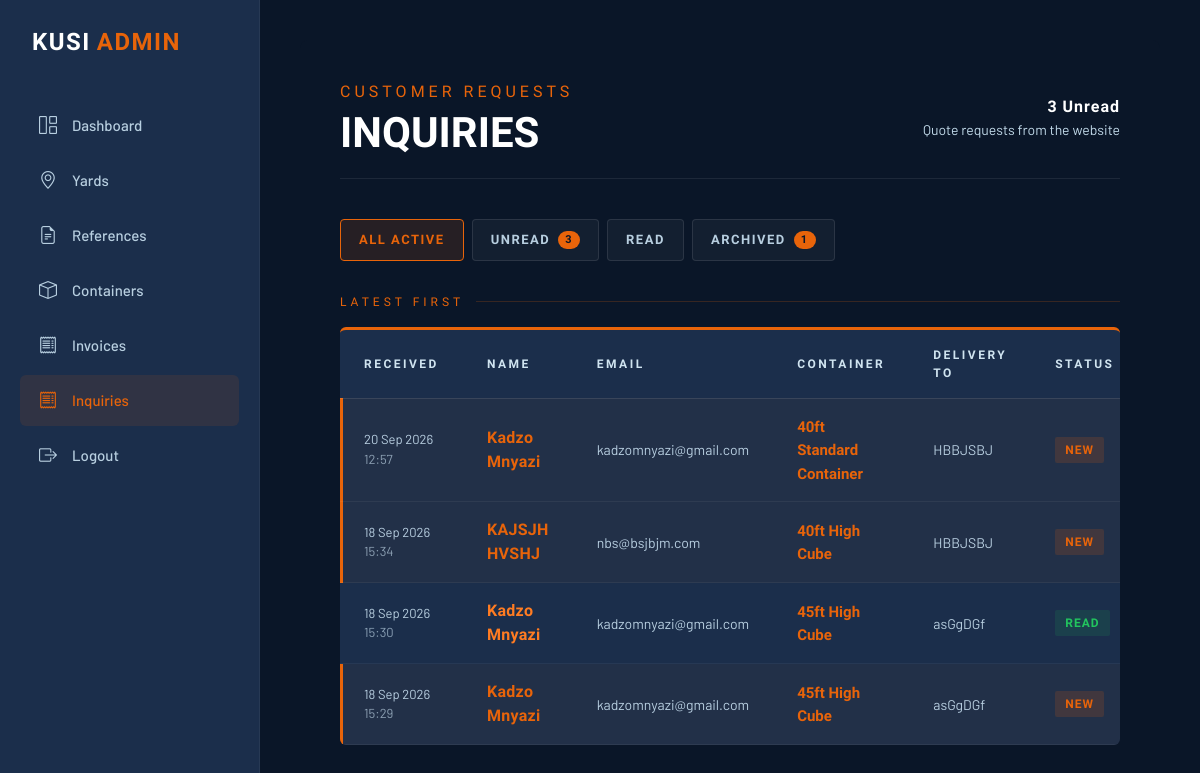
Page /inquiries/ (signed in) on the committed database.
### yard/models.py (models this page shows, shortened)
class Inquiry(models.Model):
    class Status(models.TextChoices):
        NEW = 'new', 'New'
        READ = 'read', 'Read'
        ARCHIVED = 'archived', 'Archived'
    CONTAINER_CHOICES = [
        ('20ft Standard Container', '20ft Standard Container'),
        ('40ft Standard Container', '40ft Standard Container'),
        ('40ft High Cube', '40ft High Cube'),
        ('45ft High Cube', '45ft High Cube'),
        ('Not sure - need advice', 'Not sure - need advice'),
    ]
    full_name = models.CharField(max_length=150)
    email = models.EmailField()
    container_type = models.CharField(
        max_length=100,
        choices=CONTAINER_CHOICES,
        blank=True,
    )
    delivery_location = models.CharField(
        max_length=200,
        help_text="Delivery zip or port",
    )
    notes = models.TextField(blank=True)
    status = models.CharField(
        max_length=20,
        choices=Status.choices,
        default=Status.NEW,
    )
    created_at = models.DateTimeField(auto_now_add=True)
    read_at = models.DateTimeField(null=True, blank=True)
    class Meta:
        ordering = ['-created_at']          # newest first, everywhere
        verbose_name_plural = 'Inquiries'
    @property
    def is_unread(self):
        return self.status == self.Status.NEW

### yard/views.py (the view)
# urls.py: path('inquiries/', views.inquiry_list, name='inquiry_list'),
@login_required
def inquiry_list(request):
    status = request.GET.get('status', 'active')
    inquiries = Inquiry.objects.all()
    if status == 'archived':
        inquiries = inquiries.filter(status=Inquiry.Status.ARCHIVED)
    elif status in (Inquiry.Status.NEW, Inquiry.Status.READ):
        inquiries = inquiries.filter(status=status)
    else:
        status = 'active'
        inquiries = inquiries.exclude(status=Inquiry.Status.ARCHIVED)
    context = {
        'inquiries': inquiries,
        'active_filter': status,
        'unread_count': Inquiry.objects.filter(status=Inquiry.Status.NEW).count(),
        'archived_count': Inquiry.objects.filter(status=Inquiry.Status.ARCHIVED).count(),
    }
    return render(request, 'inquiries/inquiry_list.html', context)

### yard/context_processors.py (called while the page is built)
def unread_inquiries(request):
    if not request.user.is_authenticated:
        return {}
    return {
        'unread_inquiry_count': Inquiry.objects.filter(
            status=Inquiry.Status.NEW
        ).count()
    }

### templates/inquiries/inquiry_list.html (shortened to what this page needs)
{% extends 'base.html' %}
{% block content %}
<div class="kusi-wrapper">
    <div class="kusi-dashboard">
        <div class="page-header">
            <div>
                <div class="page-tag">Customer Requests</div>
                <h1 class="page-title">Inquiries</h1>
            </div>
            <div class="page-desc">
                <strong>{{ unread_count }} Unread</strong>
                Quote requests from the website
            </div>
        </div>
        <div class="inquiry-filters">
            <a href="{% url 'inquiry_list' %}"
               class="filter-tab {% if active_filter == 'active' %}active{% endif %}">
                All Active
            </a>
            <a href="{% url 'inquiry_list' %}?status=new"
               class="filter-tab {% if active_filter == 'new' %}active{% endif %}">
                Unread
                {% if unread_count %}<span class="filter-count">{{ unread_count }}</span>{% endif %}
            </a>
            <a href="{% url 'inquiry_list' %}?status=read"
               class="filter-tab {% if active_filter == 'read' %}active{% endif %}">
                Read
            </a>
            <a href="{% url 'inquiry_list' %}?status=archived"
               class="filter-tab {% if active_filter == 'archived' %}active{% endif %}">
                Archived
                {% if archived_count %}<span class="filter-count">{{ archived_count }}</span>{% endif %}
            </a>
        </div>
        <div class="section-label">
            {% if active_filter == 'archived' %}Archived Inquiries{% else %}Latest First{% endif %}
        </div>
        <div class="kusi-card">
            <div class="table-responsive">
                <table>
                    <thead>
                        <tr>
                            <th>Received</th>
                            <th>Name</th>
                            <th>Email</th>
                            <th>Container</th>
                            <th>Delivery To</th>
                            <th>Status</th>
                        </tr>
                    </thead>
                    <tbody>
                        {% for inquiry in inquiries %}
                        <tr class="{% if inquiry.is_unread %}row-unread{% endif %}">
                            <td style="color:var(--gray); font-size:13px;">
                                {{ inquiry.created_at|date:"d M Y" }}<br>
                                <span style="opacity:0.7">{{ inquiry.created_at|time:"H:i" }}</span>
                            </td>
                            <td>
                                <a href="{% url 'inquiry_detail' inquiry.pk %}" class="container-link">
                                    {{ inquiry.full_name }}
                                </a>
                            </td>
                            <td style="color:var(--gray); font-size:14px;">
                                {{ inquiry.email }}
                            </td>
                            <td>
                                <span class="size-tag">{{ inquiry.container_type|default:"-" }}</span>
                            </td>
                            <td style="color:var(--gray); font-size:14px;">
                                {{ inquiry.delivery_location|default:"-" }}
                            </td>
                            <td>
                                <span class="status-dot
                                    {% if inquiry.status == 'new' %}new
                                    {% elif inquiry.status == 'read' %}available
                                    {% else %}archived{% endif %}">
                                    {{ inquiry.get_status_display }}
                                </span>
                            </td>
                        </tr>
                        {% endfor %}
                    </tbody>
                </table>
            </div>
        </div>
    </div>
</div>
{% endblock %}

### static/css/admin.css (style rules this page uses)
:root { --navy: #0a1628; --steel: #1b2e4b; --orange: #e8640a; --orange-light: #ff7c22; --white: #ffffff; --gray: #b8cfe0; --success: #22c55e; --warning: #f59e0b; --danger: #ef4444; --blue: #3b82f6; }
body { font-family: 'Barlow', sans-serif; background-color: var(--navy); color: var(--white); overflow-x: hidden; min-height: 100vh; }
.kusi-wrapper * { box-sizing: border-box; }
.kusi-card { background: var(--steel); border-top: 3px solid var(--orange); border-radius: 6px; overflow: hidden; margin-bottom: 32px; }
.kusi-dashboard table { width: 100%; border-collapse: collapse; }
.kusi-dashboard thead th { font-family: 'Barlow Condensed', sans-serif; font-size: 12px; letter-spacing: 2.5px; text-transform: uppercase; color: #d0e4f0; padding: 16px 24px; text-align: left; font-weight: 700; border-bottom: 1px solid rgba(255,255,255,0.1); }
.kusi-dashboard tbody tr { border-bottom: 1px solid rgba(255,255,255,0.05); transition: background 0.15s; }
.kusi-dashboard td { padding: 16px 24px; font-size: 15px; vertical-align: middle; color: #eaf2f8; }
.yard-link, .ref-link, .container-link { color: var(--orange-light); text-decoration: none; font-family: 'Barlow Condensed', sans-serif; font-weight: 700; letter-spacing: 0.3px; }
.container-link { font-size: 16px; }
.size-tag { color: var(--orange); font-family: 'Barlow Condensed', sans-serif; font-weight: 700; }
.status-dot { display: inline-flex; align-items: center; gap: 6px; font-family: 'Barlow Condensed', sans-serif; font-size: 12px; font-weight: 700; letter-spacing: 1px; text-transform: uppercase; padding: 4px 10px; border-radius: 2px; }
.status-dot.available { background: rgba(34,197,94,0.12); color: var(--success); }
.section-label { font-family: 'Barlow Condensed', sans-serif; font-size: 12px; letter-spacing: 4px; text-transform: uppercase; color: var(--orange); display: flex; align-items: center; gap: 12px; margin-bottom: 16px; }
.section-label::after { content: ''; flex: 1; height: 1px; background: rgba(232,100,10,0.2); }
.kusi-wrapper { display: flex; gap: 20px; min-height: calc(100vh - 40px); align-items: stretch; }
.kusi-dashboard { flex: 1; font-family: 'Barlow', sans-serif; background: var(--navy); color: var(--white); padding: 40px; border-radius: 8px; overflow: hidden; }
.kusi-dashboard .page-header { display: flex; justify-content: space-between; align-items: flex-end; margin-bottom: 40px; padding-bottom: 24px; border-bottom: 1px solid rgba(255,255,255,0.08); }
.kusi-dashboard .page-tag { font-family: 'Barlow Condensed', sans-serif; font-size: 16px; letter-spacing: 4px; text-transform: uppercase; color: var(--orange); margin-bottom: 8px; }
.kusi-dashboard .page-header .page-title { font-family: 'Barlow Condensed', sans-serif; font-size: 42px; font-weight: 900; text-transform: uppercase; line-height: 1; margin: 0; }
.kusi-dashboard .page-desc { font-size: 14px; color: #c0d8e8; text-align: right; }
.kusi-dashboard .page-desc strong { display: block; font-family: 'Barlow Condensed', sans-serif; font-size: 16px; color: var(--white); letter-spacing: 1px; }
.kusi-dashboard .page-header { align-items: center; }
.status-dot.new { background: rgba(232,100,10,0.15); color: var(--orange); }
.inquiry-filters { display: flex; gap: 8px; flex-wrap: wrap; margin-bottom: 32px; }
.filter-tab { font-family: 'Barlow Condensed', sans-serif; font-size: 13px; font-weight: 700; letter-spacing: 1.5px; text-transform: uppercase; padding: 10px 18px; border-radius: 4px; text-decoration: none; color: var(--gray); background: rgba(255,255,255,0.04); border: 1px solid rgba(255,255,255,0.1); transition: all 0.2s; display: inline-flex; align-items: center; gap: 8px; }
.filter-tab.active { background: rgba(232,100,10,0.12); border-color: var(--orange); color: var(--orange); }
.filter-count { font-size: 11px; padding: 1px 7px; border-radius: 10px; background: var(--orange); color: var(--navy); font-weight: 900; }
.kusi-dashboard tbody tr.row-unread { background: rgba(232,100,10,0.04); box-shadow: inset 3px 0 0 var(--orange); }
.kusi-dashboard tbody tr.row-unread td a.container-link { color: var(--orange); }

### rows in the picture
Inquiry: created_at "20 Sep 2026", created_at "12:57", full_name "Kadzo Mnyazi", email "kadzomnyazi@gmail.com", container_type "40ft Standard Container", delivery_location "HBBJSBJ", status "NEW"
Inquiry: created_at "18 Sep 2026", created_at "15:34", full_name "KAJSJH HVSHJ", email "nbs@bsjbjm.com", container_type "40ft High Cube", delivery_location "HBBJSBJ", status "NEW"
Inquiry: created_at "18 Sep 2026", created_at "15:30", full_name "Kadzo Mnyazi", email "kadzomnyazi@gmail.com", container_type "45ft High Cube", delivery_location "asGgDGf", status "READ"
Inquiry: created_at "18 Sep 2026", created_at "15:29", full_name "Kadzo Mnyazi", email "kadzomnyazi@gmail.com", container_type "45ft High Cube", delivery_location "asGgDGf", status "NEW"

### other values in the picture
{{ unread_count }} "3"
{{ archived_count }} "1"
